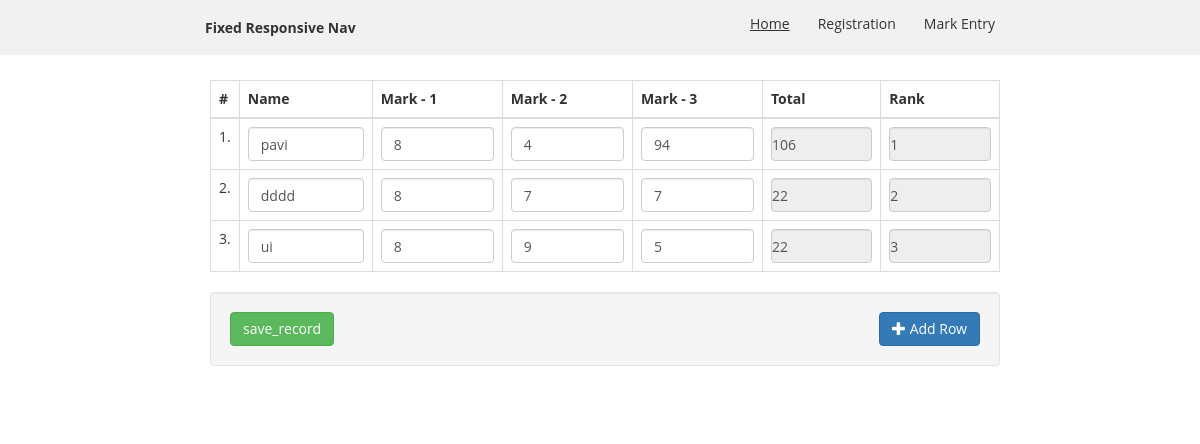
The page / on the database its author committed.
### tables this page shows
CREATE TABLE `tb_student_marks` (
  `mark_id` int(11) NOT NULL,
  `student_id` varchar(50) NOT NULL,
  `mark_1` int(11) NOT NULL,
  `mark_2` int(11) NOT NULL,
  `mark_3` int(11) NOT NULL,
  `total` int(11) NOT NULL,
  `rank` int(11) NOT NULL
);

### index.php (the view, shortened to what this page needs)
<?php
	include_once 'db.php';
?>
<!DOCTYPE HTML>
<html>
<head>
    <link rel="stylesheet" href="https://maxcdn.bootstrapcdn.com/bootstrap/3.3.5/css/bootstrap.min.css">
	<link href="https://maxcdn.bootstrapcdn.com/font-awesome/4.3.0/css/font-awesome.min.css" type="text/css" rel="stylesheet"/>
	<link href="common_css.css" type="text/css" rel="stylesheet"/>
</head>
<body>
<div class="ui container">
    <header>
        <div class="container">
            <a href="#home" class="logo">Fixed Responsive Nav</a>
            <nav class="nav-collapse">
                <ul>
                    <li class="menu-item active"><a href="#home">Home</a></li>
                    <li class="menu-item"><a href="#about">Registration</a></li>
                    <li class="menu-item"><a href="#projects">Mark Entry</a></li>
                </ul>
            </nav>
        </div>
    </header>
    <div class="container container-bottom">
       <section>
            <form method="post" action="">
                <div class="table-responsive">
                    <table class="table table-bordered" id="tbl_posts">
                        <thead>
                        <tr>
                            <th scope="col">#</th>
                            <th scope="col">Name</th>
                            <th scope="col">Mark - 1</th>
                            <th scope="col">Mark - 2</th>
                            <th scope="col">Mark - 3</th>
                            <th scope="col">Total</th>
                            <th scope="col">Rank</th>
                        </tr>
                        </thead>
                        <tbody id="tbl_posts_body">
						<?php
						$sql1 = "SELECT    student_id,
          total,
       mark_id,
          mark_1,
           mark_2,
            mark_3,
          @curRank := @curRank + 1 AS rank
FROM      tb_student_marks p, (SELECT @curRank := 0) r
ORDER BY  total DESC;";
						$result = mysqli_query($mysqli, $sql1);
						$i=1;
						while ($row = mysqli_fetch_assoc($result)) {
						$mark_id = $row['mark_id'];
						$student_id = $row['student_id'];
						$mark_1 = $row['mark_1'];
						$mark_2 = $row['mark_2'];
						$mark_3 = $row['mark_3'];
						$total = $row['total'];
						$rank = $row['rank'];
						?>
                            <tr id="rec-<?php echo $mark_id; ?>" class="fieldGroup">
                                <td><span class="sn"><?php echo $i; ?></span>.</td>
                                <td><input type="text" class="form-control student_id" required name="student_id[]" value="<?php echo
									$student_id; ?>" placeholder="0"></td>
                                <td><input type="text" class="form-control mark_1" min="0" required max="100" minlength="1" maxlength="3"
                                           name="mark_1[]" value="<?php echo $mark_1; ?>"
                                           onkeyup="mark_1(this)" placeholder="0"></td>
                                <td><input type="text" class="form-control mark_2" min="0" required max="100" minlength="1" maxlength="3"
                                           name="mark_2[]" value="<?php echo $mark_2; ?>" onkeyup="mark_2(this)"
                                           placeholder="0"></td>
                                <td><input type="text" class="form-control mark_3" min="0" required max="100" minlength="1" maxlength="3"
                                           name="mark_3[]" value="<?php echo $mark_3; ?>" onkeyup="mark_3(this)" placeholder="0"></td>
                                <td><input type="text" class="form-control sumUnit" name="total[]" value="<?php echo
                                    $total; ?>"
                                           readonly
                                           style="padding: unset;"></td>
                                <td><input type="text" class="form-control rank" name="rank[]" value="<?php echo
                                    $rank; ?>"
                                           readonly
                                           style="padding: unset;"></td>
                            </tr>
                        <?php $i++; } ?>
                        </tbody>
                    </table>
                </div>
                <div class="well clearfix">
                    <input type="submit" class="btn btn-success pull-left save-record" name="save_record" value="save_record">
                    <a class="btn btn-primary pull-right add-record" data-added="0"><i class="glyphicon glyphicon-plus"></i> Add Row</a>
                </div>
            </form>
        </section>
    </div>
</div>
</body>
</html>

### common_css.css (style rules this page uses)
.nav-collapse ul { margin: 0; padding: 0; width: 100%; display: block; list-style: none; }
.nav-collapse li { width: 100%; display: block; }
header { position: fixed; z-index: 3; width: 100%; left: 0; top: 0; }
.logo { -webkit-tap-highlight-color: rgba(0,0,0,0); text-decoration: none; font-weight: bold; line-height: 55px; padding: 0; color: #000; float: left; }
.nav-collapse, .nav-collapse * { -webkit-box-sizing: border-box; -moz-box-sizing: border-box; box-sizing: border-box; }
.nav-collapse, .nav-collapse ul { list-style: none; width: 100%; float: left; }
@media screen and (min-width: 768px) { .nav-collapse { float: right; width: auto; } }
.nav-collapse li { float: left; width: 100%; }
@media screen and (min-width: 768px) { .nav-collapse li { width: auto; } }
.nav-collapse a { -webkit-tap-highlight-color: rgba(0,0,0,0); text-decoration: none; padding: 0.7em 1em 0.7em 0; color: #000; width: 100%; float: left; }
.nav-collapse a:active, .nav-collapse .active a { text-decoration: underline; }
@media screen and (min-width: 768px) { .nav-collapse a { padding: 1.02em 2em; text-align: center; border-top: 0; float: left; margin: 0; } }
@media screen and (min-width: 768px) { .nav-collapse:last-child a { padding-right: 0; } }
body { font-family: 'Open Sans', sans-serif; background: white; }
header { background: #eee; opacity: 0.8; }
.container { max-width: 800px; margin: 0 auto; padding-left: 5px; padding-right: 5px; }
.container-bottom { margin-top: 80px; }
section { padding-bottom: 30px; }

### rows shown on the page
tb_student_marks: student "pavi", mark_1 "8", mark_2 "4", mark_3 "94", total "106", value "1"
tb_student_marks: student "dddd", mark_1 "8", mark_2 "7", mark_3 "7", total "22", value "2"
tb_student_marks: student "ui", mark_1 "8", mark_2 "9", mark_3 "5", total "22", value "3"
